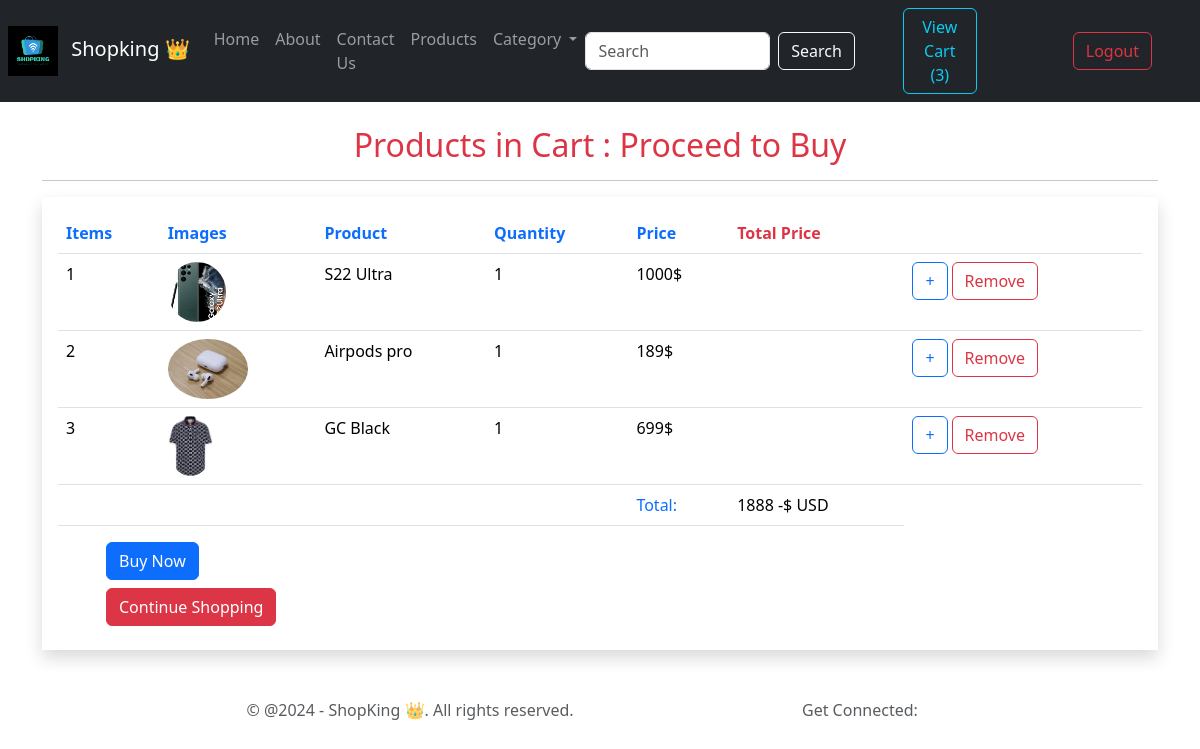
Screenshot of /cart_detail/ (signed in) with the database file from the repository.
### home/models.py (models this page shows, shortened)
class Cart(models.Model):
    user = models.ForeignKey(CustomUser, on_delete = models.CASCADE)
    product = models.ForeignKey(Products, on_delete= models.CASCADE)
    quantity = models.IntegerField(default = 1)
    date_added = models.DateTimeField(auto_now_add=True, null = True,blank=True)

class Products(models.Model):
    product_id = models.AutoField
    product_name = models.CharField(max_length = 50)
    c_name = models.ForeignKey(Category, on_delete = models.CASCADE, null = True,blank = True)
    price = models.IntegerField(blank = True, null=True)
    details = models.CharField(max_length = 200)
    img = models.ImageField(upload_to='uploads/')
    def __str__(self):
        return self.product_name

### home/views.py (the view, shortened to what this page needs)
# urls.py: path('cart_detail/', views.cart_detail, name="cart_detail"),
@login_required(login_url='login_usr')
def cart_detail(request):
    cart_items = Cart.objects.filter(user= request.user)
    total_price = sum(item.quantity * item.product.price for item in cart_items)
    count = cart_items.count
    context = {
        'cart_items': cart_items,
        'total_price': total_price,
        'count': count,
    }
    return render(request, 'log/cart_detail.html', context)

### home/templates/log/cart_detail.html (shortened to what this page needs)
{% extends "log/base.html" %}
{% load static %}
{% block content %}
<div class="py-3 py-md-4 checkout">
    <div class="container">
        <h2 class="text-center text-danger">Products in Cart : Proceed to Buy</h2>
        <hr>
        <div class="row">
            <div class="col-md-12 mb-4">
                <div class="shadow bg-white p-3">
{% if cart_items %}
<table class="table">
    <thead>
        <tr>
            <th class="text-primary">Items</th>
            <th class="text-primary">Images</th>
            <th class="text-primary">Product</th>
            <th class="text-primary">Quantity</th>
            <th class="text-primary">Price</th>
            <th class="text-danger">Total Price</th>
            <th></th>
        </tr>
    </thead>
    <tbody>
        {% for item in cart_items %}
            <tr>
                <td>{{forloop.counter}}</td>
                <td><img class="rounded-circle" height="60px" src="{{item.product.img.url}}"></td>
                <td>{{ item.product }}</td>
                <td>{{ item.quantity }}</td>
                <td>{{ item.product.price }}$ </td>
                <td>{{ item.product.total_price}}</td>
                <td><a href="{% url 'add_to_cart' item.product.id %}" class="btn btn-outline-primary">+</a><a href="{% url 'remove_from_cart' item.id %}" class="btn btn-outline-danger mx-1">Remove</a></td>
            </tr>
        {% endfor %}
    </tbody>
    <tfoot>
        <tr>
            <td colspan="4"></td>
            <td class="text-primary">Total:</td>
            <td>{{ total_price }} -$ USD </td>
        </tr>
    </tfoot>
</table>
<form
    action="{% url 'create-cartcheckout-session'  %}"
    method="POST"
    >
    <button type="submit" class="btn btn-primary mx-5">Buy Now</button>
</form>
{% else %}
<p>Your shopping cart is empty.</p>
{% endif %}
    <a href="{% url 'products' %}" class="btn btn-danger mx-5 my-2">Continue Shopping</a>
</div>
</div>
</div>
</div>
</div>
{% endblock content %}

### rows the page displays
Cart: product.img (picture), product "S22 Ultra", quantity "1", product.price "1000"
Cart: product.img (picture), product "Airpods pro", quantity "1", product.price "189"
Cart: product.img (picture), product "GC Black", quantity "1", product.price "699"

### other values shown
{{ count }} "3"
{{ total_price }} "1888"
